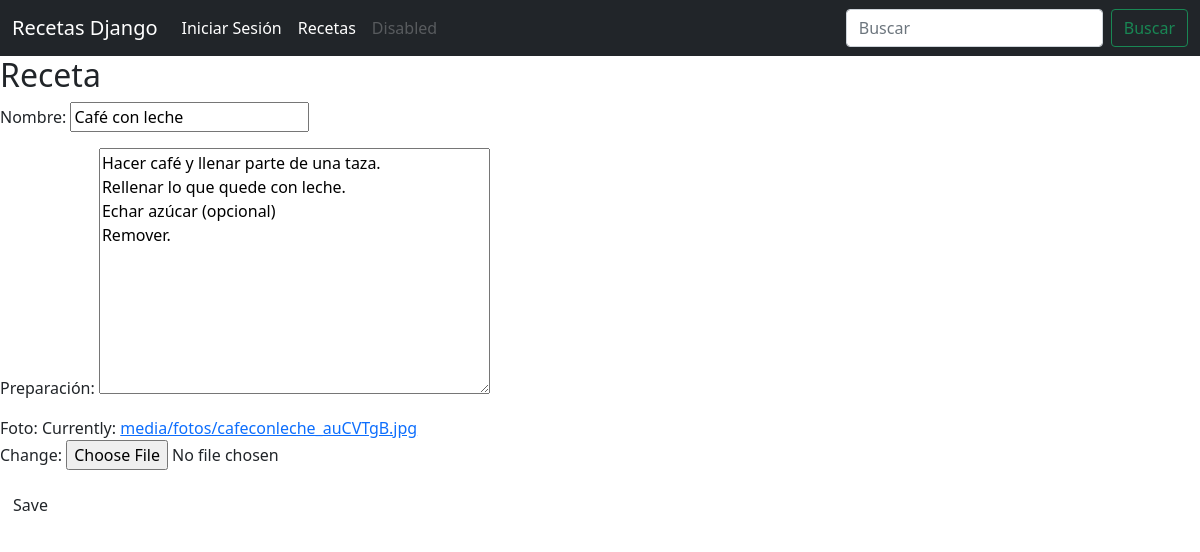
/receta_edit/21, run on the app's committed database.
### recetas/models.py (models this page shows, shortened)
class Receta(models.Model):
  nombre       = models.CharField(max_length=200, validators=[validate_caps])
  preparación  = models.TextField(max_length=5000)
  foto         = models.ImageField(upload_to='media/fotos')

### recetas/views.py (the view)
# urls.py: path('receta_edit/<int:pk>', views.receta_edit, name='receta_edit'),
def receta_edit(request, pk):
    receta = get_object_or_404(Receta, pk=pk)
    if request.method == "POST":
        form = RecetaForm(request.POST, request.FILES, instance=receta)
        if form.is_valid():
            post = form.save(commit=False)
            post.author = request.user
            post.published_date = timezone.now()
            post.save()
            messages.success(request, 'Receta modificada correctamente')
            return redirect('recetas')
        else:
            messages.error(request, 'ERROR. Revise los datos introducidos.')
            return render(request, 'receta_edit.html', {'form': form})
    else:
        form = RecetaForm(instance=receta)
        return render(request, 'receta_edit.html', {'form': form})

### recetas/forms.py
class RecetaForm(forms.ModelForm):
  class Meta:
    model = Receta
    fields = ('nombre', 'preparación', 'foto',)

### templates/receta_edit.html (shortened to what this page needs)
{% extends "boot.html" %}
{% block receta_new %}
  <h2>Receta</h2>
  <form method="POST" class="post-form" enctype="multipart/form-data">{% csrf_token %}
    {{ form.as_p }}
    <button type="submit" class="save btn btn-default">Save</button>
  </form>
{% endblock %}

### data on the page
Receta: nombre "Café con leche", preparación "Hacer café y llenar parte de una taza. Rellenar lo que quede con leche. Echar azúcar (opcional) Remover."
